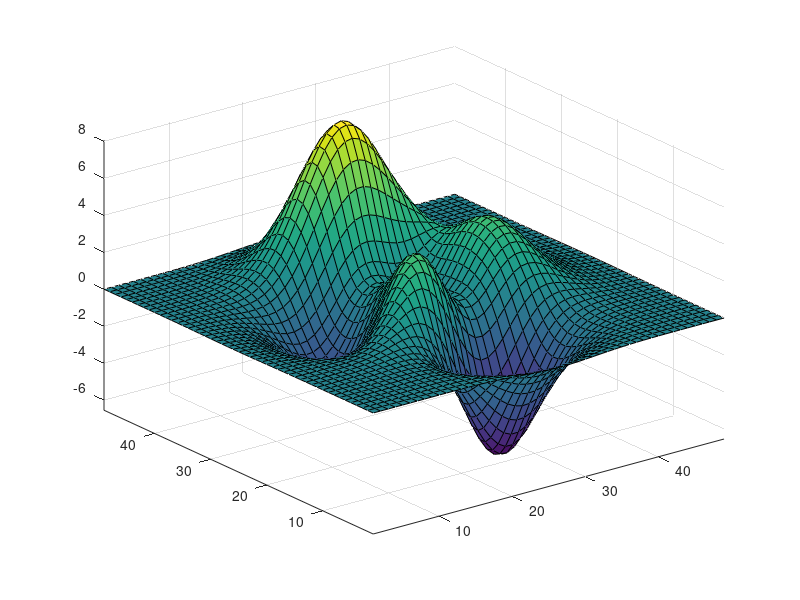

The MATLAB source for this figure: (Note: this script raises an error after producing the figure.)
Z = peaks;
surf(Z);
axis tight manual;
set(gca,"NextPlot","replacechildren");
v = VideoWriter("peaks.avi");

v.FrameRate=1;
open(v);
for k = 1:20
   surf(sin(2*pi*k/20)*Z,Z)
   frame = getframe(gcf);
   writeVideo(v,frame)
end
close(v);